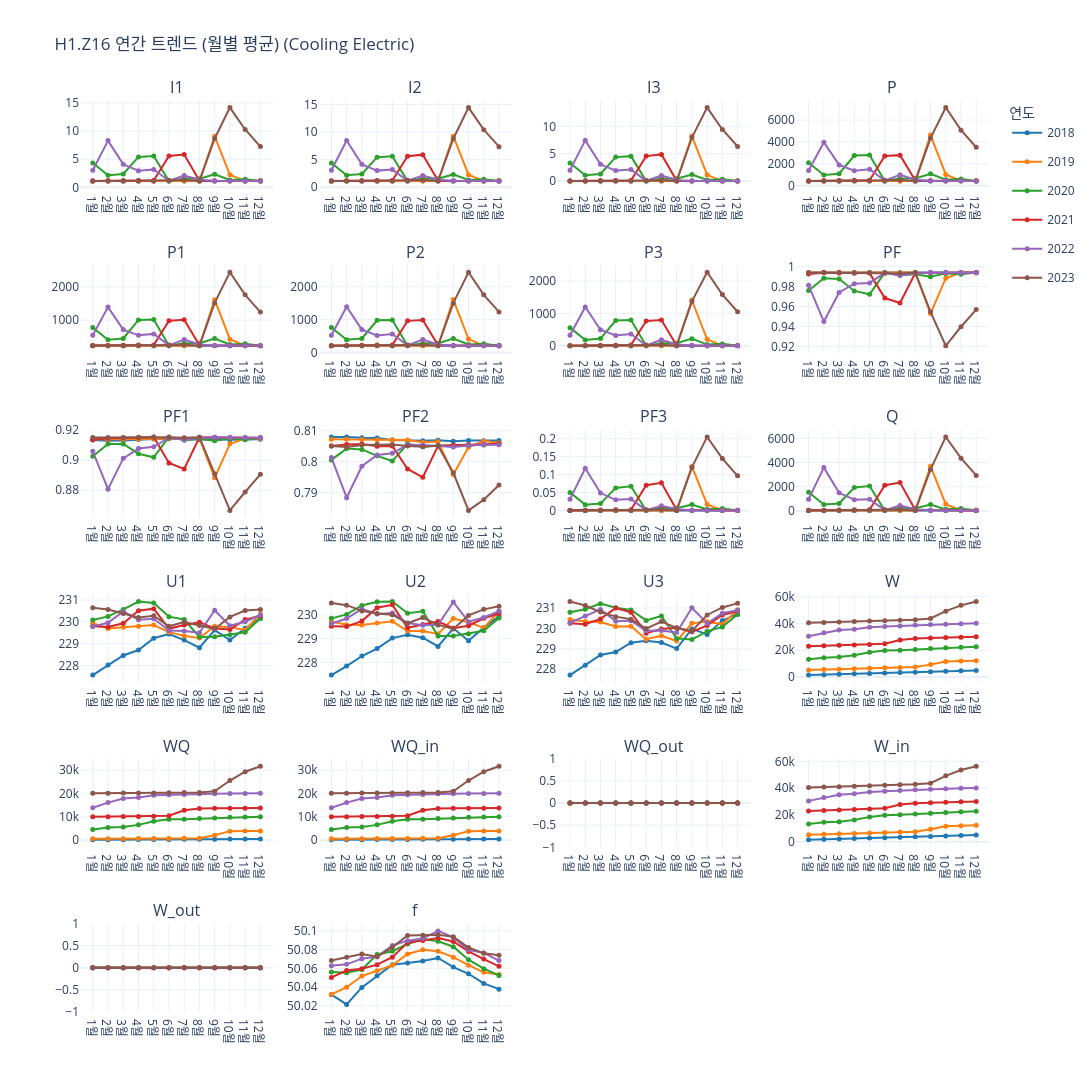
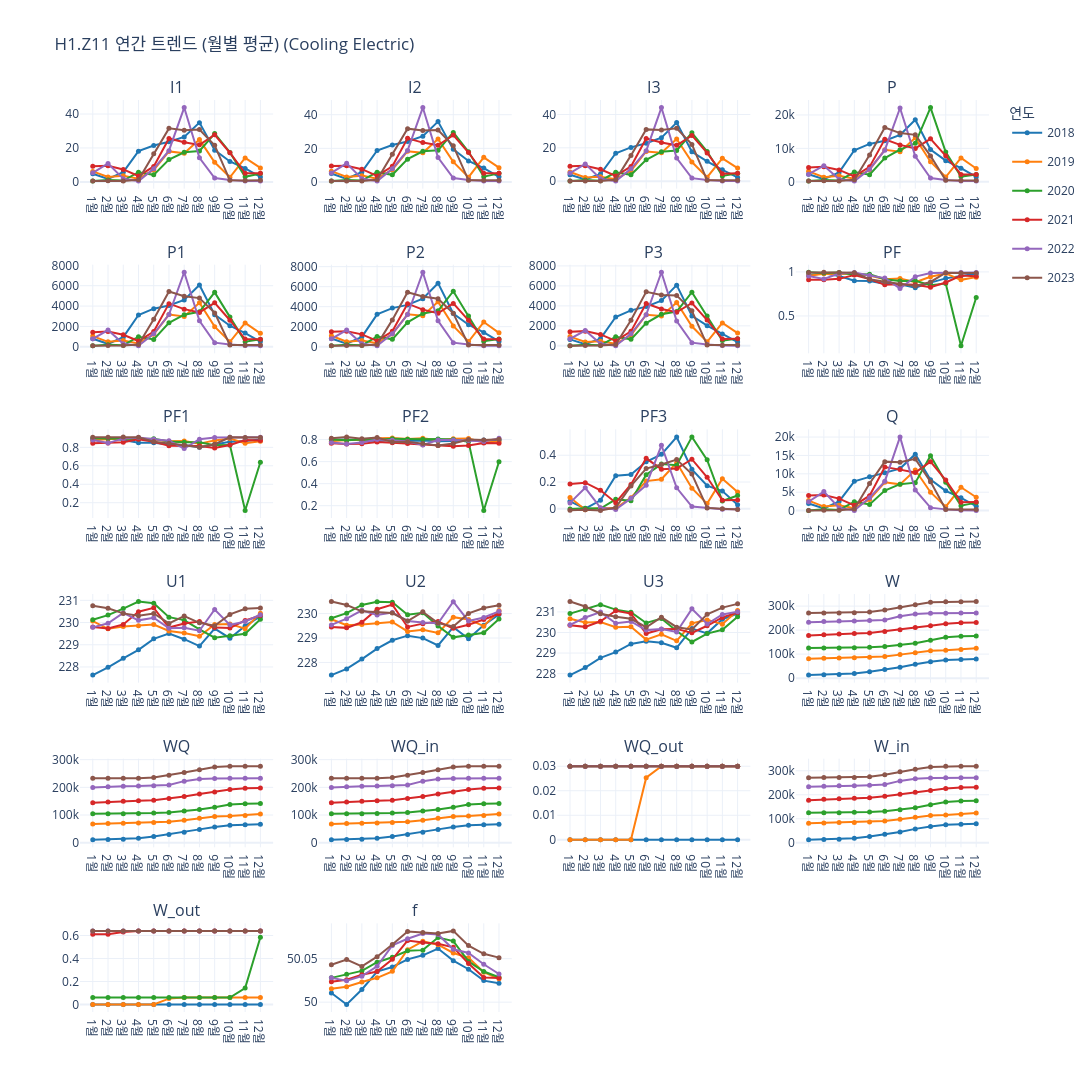
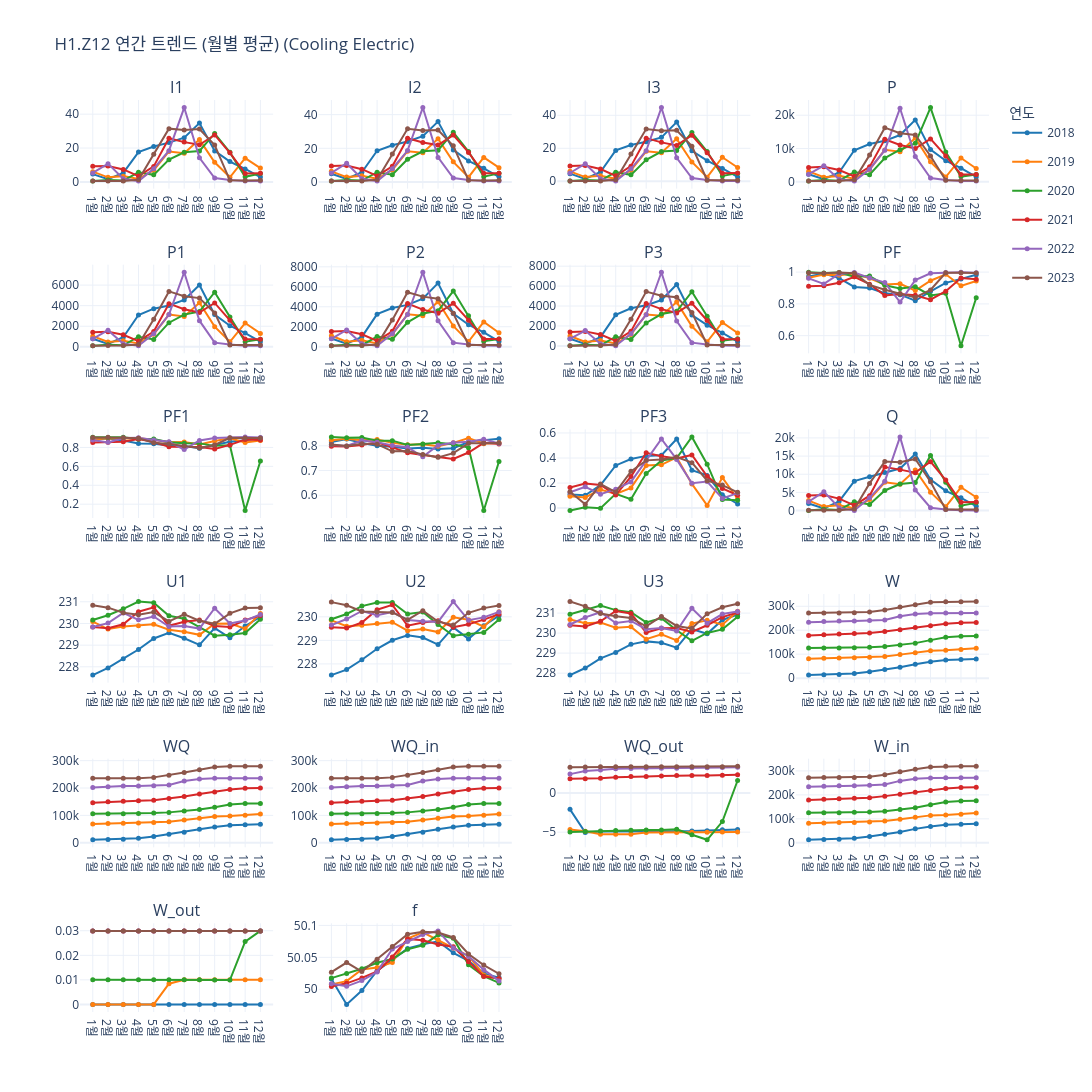
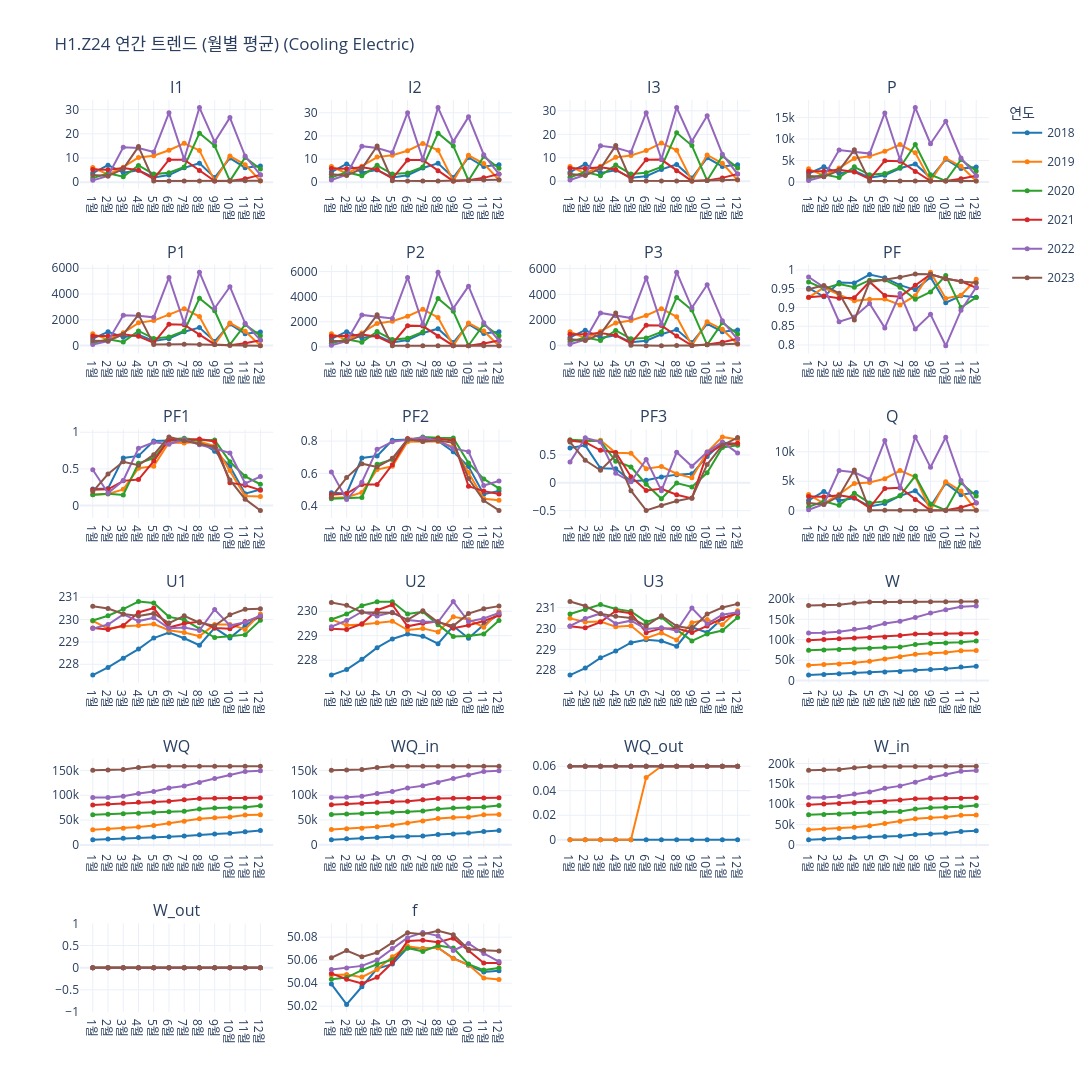

The cell these charts' notebook holds for them, in order:
### Markdown cell above
## 1. Cooling system - 전기 계량기

### Code cell
for meter in COOLING_ELECTRIC:
    print(f'조회 중: {meter}')
    df = fetch_meter_data(meter)
    print(f'  → {len(df)}행, 측정항목: {list(df.columns)}')
    fig = plot_annual_trend(meter, df, '(Cooling Electric)')
    fig.show()
